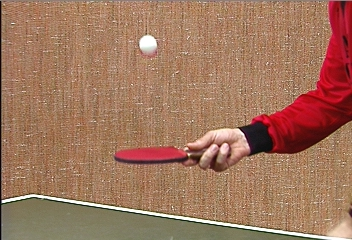
#> input picture lab3/images/pingpong/0001.jpeg, 352 x 240 px, given in place of 0001.jpg, which was not available
$ python harris_corner_detector.py
#> lines starting #> are read from the running program, lines starting #| are printed output that depends on the picture; pictures that were not available may be replaced by others from this repository, and a replacement may not be noted
### lab3/utils.py
import numpy as np
import scipy.signal as sig

def conv2d(image: np.ndarray, filter: np.ndarray) -> np.ndarray:
    return sig.convolve2d(image, filter, mode='same', boundary='symm')

def normal1chan(img: np.ndarray) -> np.ndarray:
    dims = len(img.shape)
    assert dims == 2 or dims == 3

    if dims == 3:
        # take the mean of all channels
        img = np.mean(img, axis=2)

    if np.max(img) > 1:
        # normalize to [0,1]
        img = img / np.max(img)

    return img

def image_derivatives(img: np.ndarray) -> tuple:
    Gx = np.array([-1, 0, 1])[np.newaxis, :]
    Gy = Gx.T

    # make sure the image is normalized and has 1 channel
    img = normal1chan(img)

    return conv2d(img, Gx), conv2d(img, Gy)

def mask_centers(centers: np.ndarray, h: int, w: int, stride: int) -> np.ndarray:
    s = stride // 2
    return (s <= centers[:, 0]) & (s <= centers[:, 1]) & (centers[:, 0] < h-s) & (centers[:, 1] < w-s)

### lab3/harris_corner_detector.py
from matplotlib.gridspec import GridSpec
from scipy.ndimage import gaussian_filter, maximum_filter, rotate
from utils import image_derivatives, normal1chan

import matplotlib.pyplot as plt
import numpy as np

def detect_corners(img: np.ndarray, window: int = 5, threshold: float = 1e-5) -> tuple:
    img = normal1chan(img) # make sure we have a normalized image with 1 channel
    Ix, Iy = image_derivatives(img) # calculate image derivatives dx, dy

    A = gaussian_filter(Ix ** 2, sigma=1) # A = gauss(Ix ** 2)
    B = gaussian_filter(Ix * Iy, sigma=1) # B = gauss(Ix * Iy)
    C = gaussian_filter(Iy ** 2, sigma=1) # C = gauss(Iy ** 2)
    H = (A * C - B**2) - 0.04 * (A + C) ** 2

    H_max = maximum_filter(H, size=window, mode='reflect')
    H_max[H_max > H] = 0 # remove points that are not their neighborhood's max
    r, c = np.where(H_max > threshold) # retrieve rows and cols for points above threshold

    return H, r, c

def plot_rotation(imgs: list, lbls: list):
    for i, img in enumerate(imgs):
        _, r, c = detect_corners(img)
        plt.figure(figsize=(5, 5))
        plt.imshow(img, cmap='gray')
        plt.scatter(c,r, s=1, c='red')
        plt.suptitle(lbls[i])
        plt.axis('off')
        plt.tight_layout()
        plt.show(block=(i == len(imgs) - 1))

def plot_threshold(img: np.ndarray):
    exp_start, exp_end = -7, -3
    n = exp_end - exp_start + 1

    _, ax = plt.subplots(1, n, figsize=(5*n, n))
    for i, thresh in enumerate(np.logspace(exp_start, exp_end, num=n, base=10)):
        _, r, c = detect_corners(img, threshold=thresh)
        ax[i].imshow(img, cmap='gray')
        ax[i].scatter(c,r, s=1, c='red')
        ax[i].set_title(r"threshold = $10^{%d}$" % round(np.log10(thresh)))
        ax[i].axis('off')

    plt.tight_layout()
    plt.show()

def plot_full(img: np.ndarray):
    Ix, Iy = image_derivatives(img)
    _, r, c = detect_corners(img)

    fig = plt.figure(figsize=(15,5))
    gs = GridSpec(2, 2, figure=fig)
    ax1 = fig.add_subplot(gs[0, 0])
    ax2 = fig.add_subplot(gs[0, 1])
    ax3 = fig.add_subplot(gs[1, :])
    ax1.imshow(Ix) ; ax1.set_title(r"$\mathcal{I}_x$")
    ax2.imshow(Iy) ; ax2.set_title(r"$\mathcal{I}_y$")
    ax3.imshow(img, cmap='gray') ; ax3.scatter(c,r, s=1, c='red') ; ax3.set_title("Detected corners")
    [ax.axis('off') for ax in (ax1,ax2,ax3)]

    plt.tight_layout()
    plt.show()

if __name__ == "__main__":
    img_src = None

    while img_src is None:
        img_sel = input("Select image:\n1) Toy\n2) Doll\n[1/2]: ")
        if img_sel == '1':
            img_src = "./images/toy/0001.jpg"
        elif img_sel == '2':
            img_src = "./images/doll/0200.jpg"
#> this loop made 4 passes; the answer given on pass 1: images/pingpong/0001.jpeg

    img = plt.imread(img_src)
#> img is the input picture: shape (240, 352, 3); mean R, G, B 160.4, 117.4, 93.1

    if input("Apply rotation? [y/N] ") == 'y':
#> the answer given: y
        img45 = rotate(img, 45)
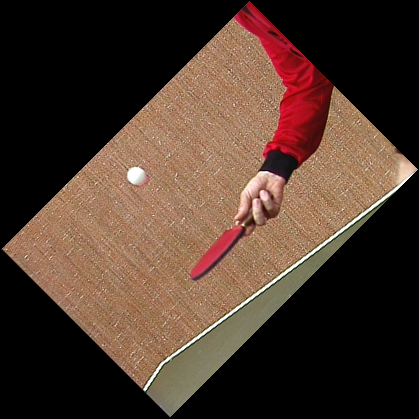
#> img45: shape (419, 419, 3); mean R, G, B 76.6, 56, 44.4
        img90 = rotate(img, 90)
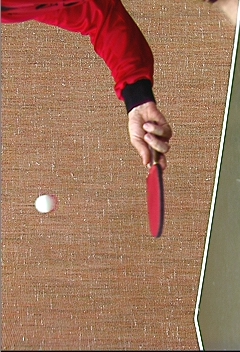
#> img90: shape (352, 240, 3); mean R, G, B 160.4, 117.4, 93.1
        plot_rotation([img, img45, img90], [r"$%d\degree$" % i for i in (0, 45, 90)])
#> the loop in plot_rotation, `for i, img in enumerate(imgs):` made 3 passes
#> pass 1, in normal1chan, `img = np.mean(img, axis=2)`:
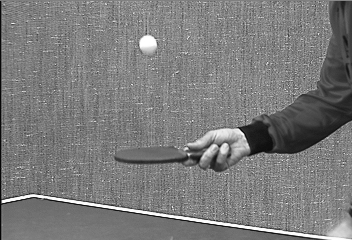
#> img: shape (240, 352) float64; min 1.67, max 255, mean 123.6
#> pass 1, in detect_corners, `Ix, Iy = image_derivatives(img)`:
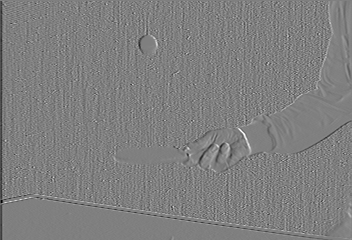
#> Ix: shape (240, 352) float64; min -0.935, max 0.931, mean -0.00189; drawn with min black and max white
#> pass 1, in detect_corners, `Ix, Iy = image_derivatives(img)`:
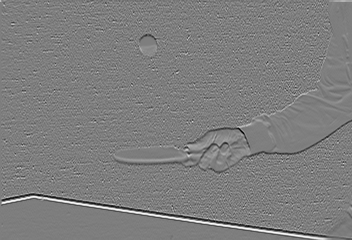
#> Iy: shape (240, 352) float64; min -0.944, max 0.961, mean 0.00017; drawn with min black and max white
#> pass 1, in plot_rotation, `plt.show(block=(i == len(imgs) - 1))`:
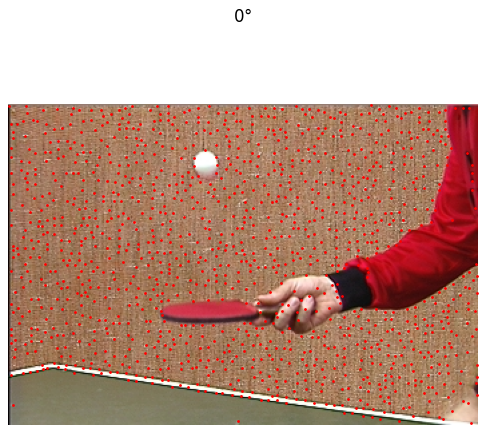
#> figure drawn by matplotlib, 1 panel
#> pass 2, in plot_rotation, `plt.show(block=(i == len(imgs) - 1))`:
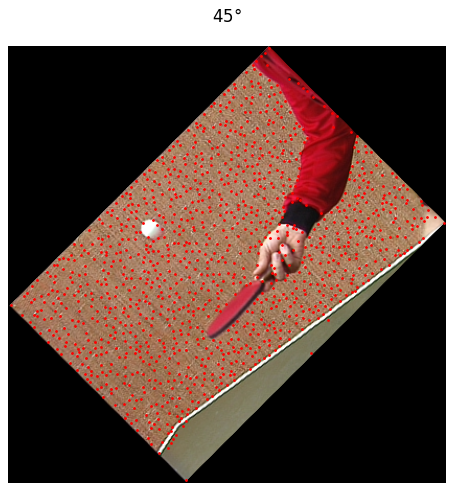
#> figure drawn by matplotlib, 1 panel
    elif input("Play with threshold? [y/N] ") == 'y':
        plot_threshold(img)
    else:
        plot_full(img)
